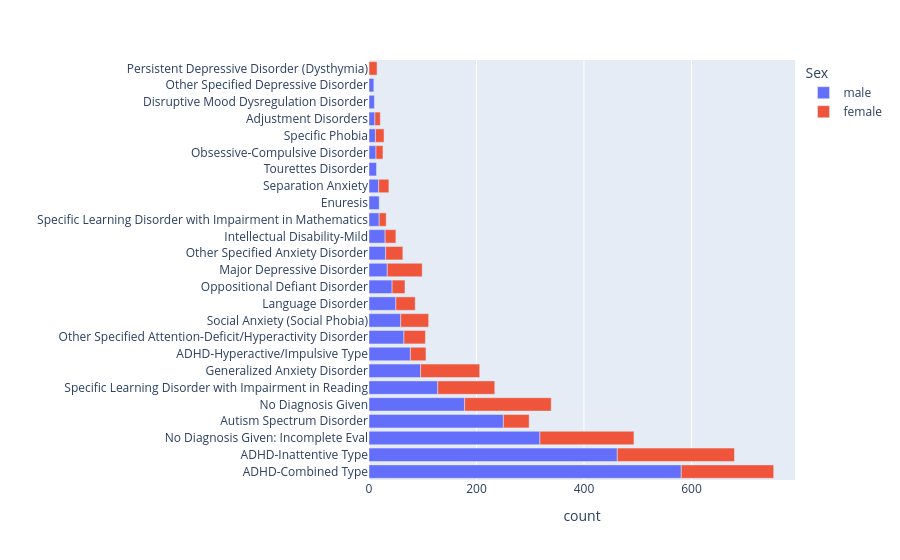

Notebook code cell kept with this figure:
### Markdown cell above
## there are more than double the females with major depressive disorder (including persistent depressive disorder) than males

### Code cell
diagnosis_grouped = df.groupby(['DX_01', 'DX_01_Cat', 'Sex']).agg({
                'Age': 'mean', 'Identifiers': 'count', 'comorbidities': 'mean'
                }).reset_index()
diagnosis_grouped = diagnosis_grouped.rename({'Identifiers': 'count', 'Age': 'mean_age'}, axis=1)

fig = px.bar(diagnosis_grouped.sort_values(by='count', ascending=False).head(45), 
             x='count', y='DX_01', color='Sex', orientation='h')
fig.update_yaxes(title='')
fig.show()

### Figure 1 — Plotly figure (JSON) as saved in the notebook; plotly's stock layout.template omitted (floating-point values rounded to 4 significant figures)
{"data": [{"alignmentgroup": "True", "hovertemplate": "Sex=male<br>count=%{x}<br>DX_01=%{y}<extra></extra>", "legendgroup": "male", "marker": {"color": "#636efa", "pattern": {"shape": ""}}, "name": "male", "offsetgroup": "male", "orientation": "h", "showlegend": true, "textposition": "auto", "type": "bar", "x": [581, 462, 318, 250, 178, 128, 96, 77, 65, 59, 50, 43, 34, 31, 30, 19, 19, 18, 14, 13, 12, 11, 10, 9], "xaxis": "x", "y": ["ADHD-Combined Type", "ADHD-Inattentive Type", "No Diagnosis Given: Incomplete Eval", "Autism Spectrum Disorder", "No Diagnosis Given", "Specific Learning Disorder with Impairment in Reading", "Generalized Anxiety Disorder", "ADHD-Hyperactive/Impulsive Type", "Other Specified Attention-Deficit/Hyperactivity Disorder", "Social Anxiety (Social Phobia)", "Language Disorder", "Oppositional Defiant Disorder", "Major Depressive Disorder", "Other Specified Anxiety Disorder", "Intellectual Disability-Mild", "Specific Learning Disorder with Impairment in Mathematics", "Enuresis", "Separation Anxiety", "Tourettes Disorder", "Obsessive-Compulsive Disorder", "Specific Phobia", "Adjustment Disorders", "Disruptive Mood Dysregulation Disorder", "Other Specified Depressive Disorder"], "yaxis": "y"}, {"alignmentgroup": "True", "hovertemplate": "Sex=female<br>count=%{x}<br>DX_01=%{y}<extra></extra>", "legendgroup": "female", "marker": {"color": "#EF553B", "pattern": {"shape": ""}}, "name": "female", "offsetgroup": "female", "orientation": "h", "showlegend": true, "textposition": "auto", "type": "bar", "x": [218, 175, 172, 161, 110, 106, 65, 52, 48, 40, 36, 32, 29, 24, 20, 19, 16, 15, 13, 13, 10], "xaxis": "x", "y": ["ADHD-Inattentive Type", "No Diagnosis Given: Incomplete Eval", "ADHD-Combined Type", "No Diagnosis Given", "Generalized Anxiety Disorder", "Specific Learning Disorder with Impairment in Reading", "Major Depressive Disorder", "Social Anxiety (Social Phobia)", "Autism Spectrum Disorder", "Other Specified Attention-Deficit/Hyperactivity Disorder", "Language Disorder", "Other Specified Anxiety Disorder", "ADHD-Hyperactive/Impulsive Type", "Oppositional Defiant Disorder", "Intellectual Disability-Mild", "Separation Anxiety", "Specific Phobia", "Persistent Depressive Disorder (Dysthymia)", "Specific Learning Disorder with Impairment in Mathematics", "Obsessive-Compulsive Disorder", "Adjustment Disorders"], "yaxis": "y"}], "layout": {"barmode": "relative", "legend": {"title": {"text": "Sex"}, "tracegroupgap": 0}, "margin": {"t": 60}, "xaxis": {"anchor": "y", "domain": [0, 1], "title": {"text": "count"}}, "yaxis": {"anchor": "x", "domain": [0, 1], "title": {"text": ""}}}}
